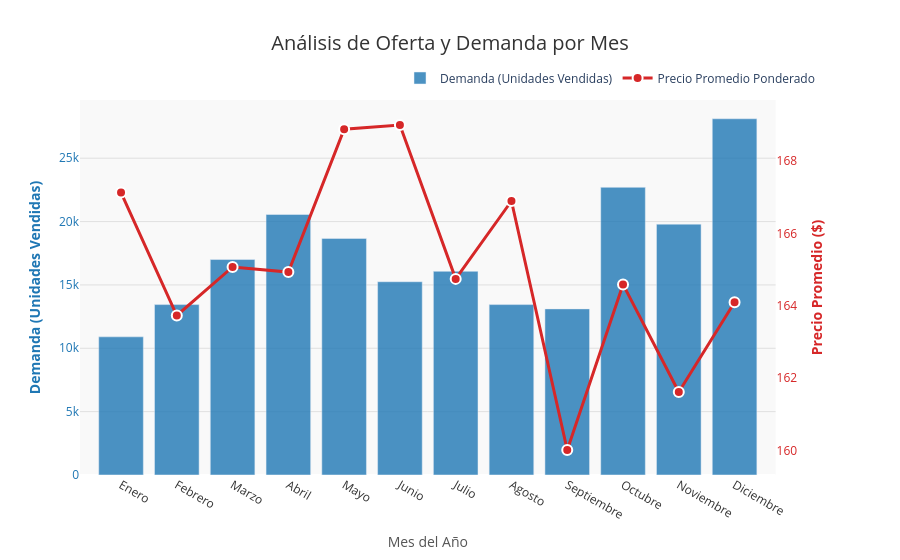

Write notebook code for a chart like this one.
### Code cell
fig = make_subplots(specs=[[{"secondary_y": True}]])

#  Barras para la Demanda (Unidades Vendidas) 
fig.add_trace(
    go.Bar(
        x=df_mes['Mes_Nombre'],
        y=df_mes['unidades_vendidas'],
        name='Demanda (Unidades Vendidas)',
        marker_color='#1f77b4',
        opacity=0.8,
        hovertemplate='<b>Mes:</b> %{x}<br>' +
                      '<b>Unidades Vendidas:</b> %{y:,.0f}<br>' +
                      '<b>Ingresos:</b> $%{customdata[0]:,.0f}<br>' +
                      '<b>Precio Prom. Ponderado:</b> $%{customdata[1]:.2f}<extra></extra>',
        customdata=df_mes[['ingresos_totales', 'precio_promedio_ponderado']]
    ),
    secondary_y=False,
)

# Línea para el Precio Promedio Ponderado 
fig.add_trace(
    go.Scatter(
        x=df_mes['Mes_Nombre'],
        y=df_mes['precio_promedio_ponderado'],
        name='Precio Promedio Ponderado',
        mode='lines+markers',
        line=dict(color='#d62728', width=3),
        marker=dict(size=10, symbol='circle', line=dict(width=2, color='white')),
        hovertemplate='<b>Mes:</b> %{x}<br>' +
                      '<b>Precio Promedio:</b> $%{y:.2f}<extra></extra>'
    ),
    secondary_y=True,
)



# --- Configuración del Layout ---
fig.update_layout(
    title={
        'text': 'Análisis de Oferta y Demanda por Mes',
        'x': 0.5,
        'xanchor': 'center',
        'font': {'size': 20, 'color': '#333'}
    },
    xaxis=dict(
        title='Mes del Año',
        categoryorder='array',
        categoryarray=MESES_NOMBRES,  
        title_font=dict(size=14, color='#555'),
        tickfont=dict(color='#333')
    ),
    legend=dict(
        orientation="h", yanchor="bottom", y=1.02,
        xanchor="right", x=1
    ),
    plot_bgcolor='#f9f9f9',
    hovermode='x unified'
)

# --- Configuración de los Ejes Y ---
fig.update_yaxes(
    title_text="<b>Demanda (Unidades Vendidas)</b>",
    title_font=dict(color='#1f77b4', size=14),
    tickfont=dict(color='#1f77b4'),
    secondary_y=False,
    gridcolor='#e0e0e0'
)

fig.update_yaxes(
    title_text="<b>Precio Promedio ($)</b>",
    title_font=dict(color='#d62728', size=14),
    tickfont=dict(color='#d62728'),
    secondary_y=True,
    showgrid=False
)

fig.show()

### Figure 1 — Plotly figure (JSON) as saved in the notebook; plotly's stock layout.template omitted (floating-point values rounded to 4 significant figures)
{"data": [{"customdata": [[1822000.0, 167.1], [2202000.0, 163.7], [2807000.0, 165.1], [3391000.0, 164.9], [3153000.0, 168.9], [2578000.0, 169.0], [2648000.0, 164.7], [2244000.0, 166.9], [2098000.0, 160.0], [3737000.0, 164.6], [3200000.0, 161.6], [4613000.0, 164.1]], "hovertemplate": "<b>Mes:</b> %{x}<br><b>Unidades Vendidas:</b> %{y:,.0f}<br><b>Ingresos:</b> $%{customdata[0]:,.0f}<br><b>Precio Prom. Ponderado:</b> $%{customdata[1]:.2f}<extra></extra>", "marker": {"color": "#1f77b4"}, "name": "Demanda (Unidades Vendidas)", "opacity": 0.8, "type": "bar", "x": ["Enero", "Febrero", "Marzo", "Abril", "Mayo", "Junio", "Julio", "Agosto", "Septiembre", "Octubre", "Noviembre", "Diciembre"], "xaxis": "x", "y": [10903, 13449, 17005, 20558, 18667, 15253, 16072, 13448, 13109, 22703, 19798, 28114], "yaxis": "y"}, {"hovertemplate": "<b>Mes:</b> %{x}<br><b>Precio Promedio:</b> $%{y:.2f}<extra></extra>", "line": {"color": "#d62728", "width": 3}, "marker": {"line": {"color": "white", "width": 2}, "size": 10, "symbol": "circle"}, "mode": "lines+markers", "name": "Precio Promedio Ponderado", "type": "scatter", "x": ["Enero", "Febrero", "Marzo", "Abril", "Mayo", "Junio", "Julio", "Agosto", "Septiembre", "Octubre", "Noviembre", "Diciembre"], "xaxis": "x", "y": [167.1, 163.7, 165.1, 164.9, 168.9, 169.0, 164.7, 166.9, 160.0, 164.6, 161.6, 164.1], "yaxis": "y2"}], "layout": {"hovermode": "x unified", "legend": {"orientation": "h", "x": 1, "xanchor": "right", "y": 1.02, "yanchor": "bottom"}, "plot_bgcolor": "#f9f9f9", "title": {"font": {"color": "#333", "size": 20}, "text": "Análisis de Oferta y Demanda por Mes", "x": 0.5, "xanchor": "center"}, "xaxis": {"anchor": "y", "categoryarray": ["Enero", "Febrero", "Marzo", "Abril", "Mayo", "Junio", "Julio", "Agosto", "Septiembre", "Octubre", "Noviembre", "Diciembre"], "categoryorder": "array", "domain": [0, 0.94], "tickfont": {"color": "#333"}, "title": {"font": {"color": "#555", "size": 14}, "text": "Mes del Año"}}, "yaxis": {"anchor": "x", "domain": [0, 1], "gridcolor": "#e0e0e0", "tickfont": {"color": "#1f77b4"}, "title": {"font": {"color": "#1f77b4", "size": 14}, "text": "<b>Demanda (Unidades Vendidas)</b>"}}, "yaxis2": {"anchor": "x", "overlaying": "y", "showgrid": false, "side": "right", "tickfont": {"color": "#d62728"}, "title": {"font": {"color": "#d62728", "size": 14}, "text": "<b>Precio Promedio ($)</b>"}}}}
